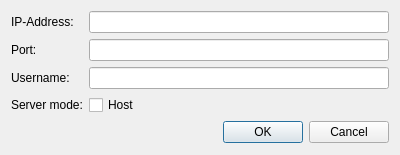
<?xml version="1.0" encoding="UTF-8"?>
<ui version="4.0">
 <class>NewManagerDialog</class>
 <widget class="QDialog" name="NewManagerDialog">
  <property name="geometry">
   <rect>
    <x>0</x>
    <y>0</y>
    <width>400</width>
    <height>155</height>
   </rect>
  </property>
  <property name="windowTitle">
   <string>Dialog</string>
  </property>
  <layout class="QFormLayout" name="formLayout">
   <item row="0" column="0">
    <widget class="QLabel" name="hostLabel">
     <property name="text">
      <string>IP-Address:</string>
     </property>
    </widget>
   </item>
   <item row="1" column="0">
    <widget class="QLabel" name="portLabel">
     <property name="text">
      <string>Port:</string>
     </property>
    </widget>
   </item>
   <item row="2" column="0">
    <widget class="QLabel" name="usernameLabel">
     <property name="text">
      <string>Username:</string>
     </property>
    </widget>
   </item>
   <item row="3" column="0">
    <widget class="QLabel" name="serverModeLabel">
     <property name="text">
      <string>Server mode:</string>
     </property>
    </widget>
   </item>
   <item row="0" column="1">
    <widget class="QLineEdit" name="hostEdit"/>
   </item>
   <item row="1" column="1">
    <widget class="QLineEdit" name="portEdit"/>
   </item>
   <item row="2" column="1">
    <widget class="QLineEdit" name="usernameEdit"/>
   </item>
   <item row="3" column="1">
    <widget class="QCheckBox" name="checkHost">
     <property name="text">
      <string>Host</string>
     </property>
    </widget>
   </item>
   <item row="4" column="0" colspan="2">
    <widget class="QDialogButtonBox" name="buttonBox">
     <property name="orientation">
      <enum>Qt::Horizontal</enum>
     </property>
     <property name="standardButtons">
      <set>QDialogButtonBox::Cancel|QDialogButtonBox::Ok</set>
     </property>
    </widget>
   </item>
  </layout>
 </widget>
 <resources/>
 <connections>
  <connection>
   <sender>buttonBox</sender>
   <signal>accepted()</signal>
   <receiver>NewManagerDialog</receiver>
   <slot>accept()</slot>
   <hints>
    <hint type="sourcelabel">
     <x>248</x>
     <y>254</y>
    </hint>
    <hint type="destinationlabel">
     <x>157</x>
     <y>274</y>
    </hint>
   </hints>
  </connection>
  <connection>
   <sender>buttonBox</sender>
   <signal>rejected()</signal>
   <receiver>NewManagerDialog</receiver>
   <slot>reject()</slot>
   <hints>
    <hint type="sourcelabel">
     <x>316</x>
     <y>260</y>
    </hint>
    <hint type="destinationlabel">
     <x>286</x>
     <y>274</y>
    </hint>
   </hints>
  </connection>
 </connections>
</ui>
